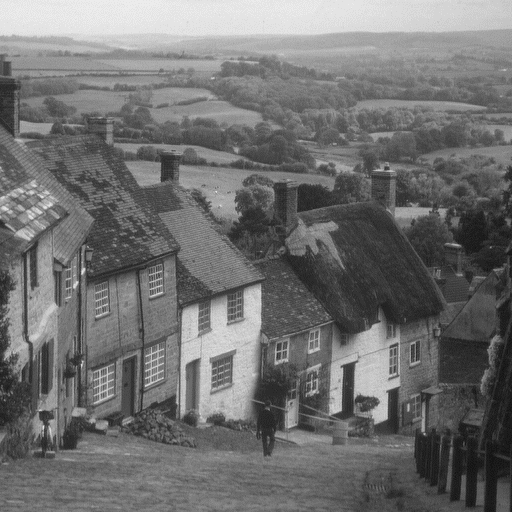
#> input picture Computer_Vision/goldhill.bmp, 512 x 512 px
$ jupyter execute L5_histogram_and_IntensityTransformations.ipynb
#> lines starting #> are read from the running program, lines starting #| are printed output that depends on the picture; after the words box and inside, x2 and y2 are one past the last pixel; in counts of white or black regions, pixels touching at a corner belong together
# Histogram and Intensity Transformations¶

Pixel Transforms are operations you perform one pixel at a time. In this lab, you will start by creating histograms. Histograms display the intensity of the image and can be used to optimize image characteristics. You will then apply Intensity Transformations, making objects easier to see by improving image contrast and brightness. In the last portion of the lab, you will use thresholding to segment objects from images.
<br>
Pixel Transforms<br>
Histograms<br>
Intensity Transformations<br>
Thresholding and Simple Segmentation

[cell 1]
import matplotlib.pyplot as plt
import cv2
import numpy as np

[cell 2]
#helper function

[cell 3]
def plot_image(image_1, image_2, title_1 = "Original", title_2 = "new Image"):
    plt.figure(figsize=(10,10))
    plt.subplot(1,2,1)
    plt.imshow(image_1, cmap = 'gray')
    plt.title(title_1)
    plt.subplot(1,2,2)
    plt.imshow(image_2, cmap = 'gray')
    plt.title(title_2)
    plt.show()

[cell 4]
#histogram side by side

[cell 5]
def plot_hist(old_image, new_image, title_old="Original", title_new = "New Image"):
    intensity_values = np.array([x for x in range(256)])
    plt.subplot(1,2,1)
    plt.bar(intensity_values, cv2.calcHist([old_image], [0],None,[256],[0,256])[:,0], width = 5)
    plt.title(title_old)
    plt.xlabel('intensity')
    plt.subplot(1,2,2)
    plt.bar(intensity_values, cv2.calcHist([new_image],[0],None,[256],[0,256])[:,0], width = 5)
    plt.title('title_new')
    plt.xlabel('intensity')
    plt.show()

# Histograms
A histogram counts the number of occurrences of the intensity values of pixels, and it's a useful tool for understanding and manipulating images. We use cv.calcHist() to generate the histogram. Here are the parameter values:

cv2.calcHist(CV array:[image] this is the image channel:[0],for this course it will always be [None],the number of bins:[L],the range of index of bins:[0,L-1])

For real images, L is 256.

# Toy Example
Consider the toy array with intensity values ranging from 0 to 2. We can create a histogram. Its first element is the number of zeros in the image (in this case, 1); its second element is the number of ones in the image (in this case, 5), and so on.

[cell 6]
toy_image = np.array([[0,2,2],[1,1,1],[1,1,2]], dtype = np.uint8)
plt.imshow(toy_image, cmap='gray')
plt.show()
print('toy image:', toy_image)

We can use the caclHist function, in this case, we use only three bins as there are only three values, and the index of the bins are from 1 to 3.

[cell 7]
plt.bar([x for x in range(6)], [1,5,2,0,0,0])
plt.show()
#> figure, not shown here; tallest bar 5 high, from x = 0.6 to 1.4

[cell 8]
plt.bar([x for x in range(6)], [0,1,0,5,0,2])
plt.show()
#> figure, not shown here; tallest bar 5 high, from x = 2.6 to 3.4

# Gray Scale Histograms
Histograms are used in grayscale images. Grayscale images are used in many applications, including medical and industrial. Color images are split into luminance and chrominance. The luminance is the grayscale portion and is usually processed in many applications. Consider the following "Gold Hill" image:

[cell 9]
goldhill = cv2.imread("goldhill.bmp", cv2.IMREAD_GRAYSCALE)
#> goldhill is the input picture: shape (512, 512); min 20, max 236, mean 112.2
plt.figure(figsize=(10,10))
plt.imshow(goldhill, cmap='gray')
plt.show()

[cell 10]
hist = cv2.calcHist([goldhill], [0], None, [256], [0,256])
#> hist = 256 values, max 20039 at index 116, min 0 at index 0, mean 1024

[cell 11]
intensity_values = np.array([x for x in range(hist.shape[0])])
#> intensity_values = 256 values from 0 to 255
plt.bar(intensity_values, hist[:,0], width=5)
plt.title("Bar histogram")
plt.show()
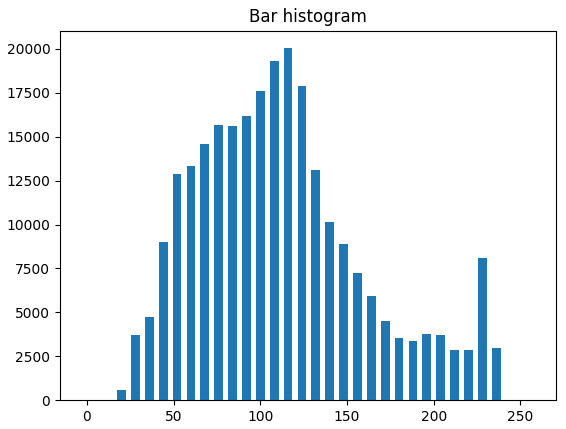
#> figure drawn by matplotlib, 1 panel; tallest bar 20039 high, from x = 113.5 to 118.5

The histogram is a function where  ℎ[𝑟]
  where  𝑟∈0,1,..,255
 .

We can convert it to a probability mass function by normalizing it by the number of pixels:

[cell 12]
PMF = hist / (goldhill.shape[0] * goldhill.shape[1])
#> PMF = 256 values, max 0.0764 at index 116, min 0 at index 0, mean 0.00391

[cell 13]
plt.plot(intensity_values, hist)
plt.title('Histogram')
plt.show()
#> figure, not shown here; curve peaks at x = 116, y = 20039

[cell 14]
baboon = cv2.imread("baboon.png")
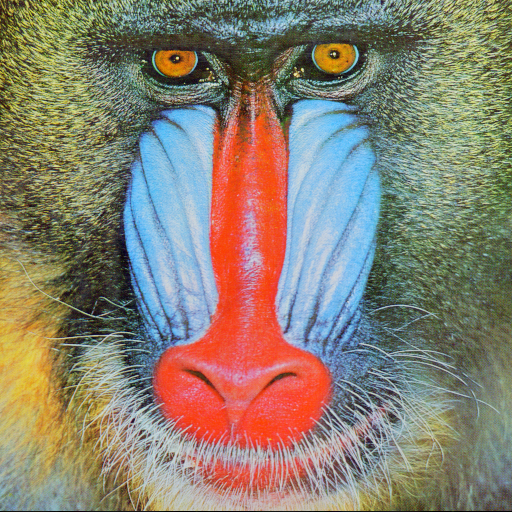
#> input picture Computer_Vision/baboon.png, 512 x 512 px
#> baboon is the input picture: shape (512, 512, 3); mean B, G, R 113.1, 128.9, 137.4
plt.imshow(cv2.cvtColor(baboon, cv2.COLOR_BGR2RGB))
plt.show()

[cell 15]
color = ('blue', 'green', 'red')
for i, col in enumerate(color):
    histr = cv2.calcHist([baboon], [i], None, [256], [0,256])
    plt.plot(intensity_values, histr, color = col, label ='col' + " channel")

    plt.xlim([0,256])

plt.legend()
plt.title("histogram channels")
plt.show()
#> figure, not shown here; curve peaks at x = 63, y = 2081; curve peaks at x = 192, y = 2644; curve peaks at x = 112, y = 1845

# Intensity Transformations
It's helpful to think of an image as a function  𝑓(𝑥,𝑦)
  instead of an array at this point, where x is the row index and y is the column index. You can apply a transformation  𝑇
  to the image and get a new image:
𝑔(𝑥,𝑦)=𝑇(𝑓(𝑥,𝑦))

An Intensity Transformation depends on only one single point  (𝑥,𝑦)
 . For example, you can apply a linear transform  𝑔(𝑥,𝑦)=2𝑓(𝑥,𝑦)+1
 ; this will multiply each image pixel by two and add one.

As the Intensity transforms only depend on one value; as a result, it is sometimes referred to as a gray-level mapping. The variable if  𝑟
  is the gray level intensity, similar to the histogram values. The new output s is given by:

𝑠=𝑇(𝑟)

# Image Negatives
Consider an image with  𝐿
  intensity values ranging from  [0,𝐿−1]
 . We can reverse the intensity levels by applying the following:
𝑔(𝑥,𝑦)=𝐿−1−𝑓(𝑥,𝑦)

Using the intensity transformation function notation
𝑠=𝐿−1−𝑟

This is called the image negative. For  𝐿=256
  the formulas simplifys to:
𝑔(𝑥,𝑦)=255−𝑓(𝑥,𝑦)and𝑠=255−𝑟

We can perform intensity transformation on the toy image where  𝐿=3
 :

[cell 16]
neg_toy_image = 255 - 1*toy_image

print("toy image\n", neg_toy_image)
print("image negative\n", neg_toy_image)

We see darker intensity’s become brighter and brighter become darker, middle intensity’s remain the same.

[cell 17]
plt.figure(figsize=(10,10))
plt.subplot(1,2,1)
plt.imshow(toy_image, cmap='gray')
plt.subplot(1,2,2)
plt.imshow(neg_toy_image, cmap='gray')
plt.show()
print("toy_image", toy_image)

Reversing image intensity has many applications, including making it simpler to analyze medical images. Consider the mammogram with micro-calcifications on the upper quadrant:

Reversing image intensity has many applications, including making it simpler to analyze medical images. Consider the mammogram with micro-calcifications on the upper quadrant:

[cell 18]
image = cv2.imread("mammogram.png", cv2.IMREAD_GRAYSCALE)
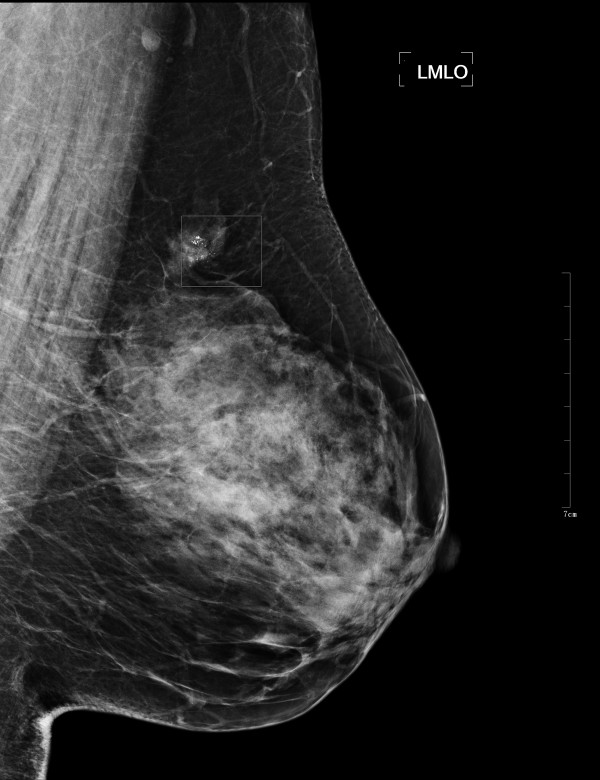
#> input picture Computer_Vision/mammogram.png, 600 x 780 px
#> image is the input picture: shape (780, 600); min 0, max 255, mean 42.2
cv2.rectangle(image, pt1=(160,212), pt2=(250,289), color =(255), thickness = 2)
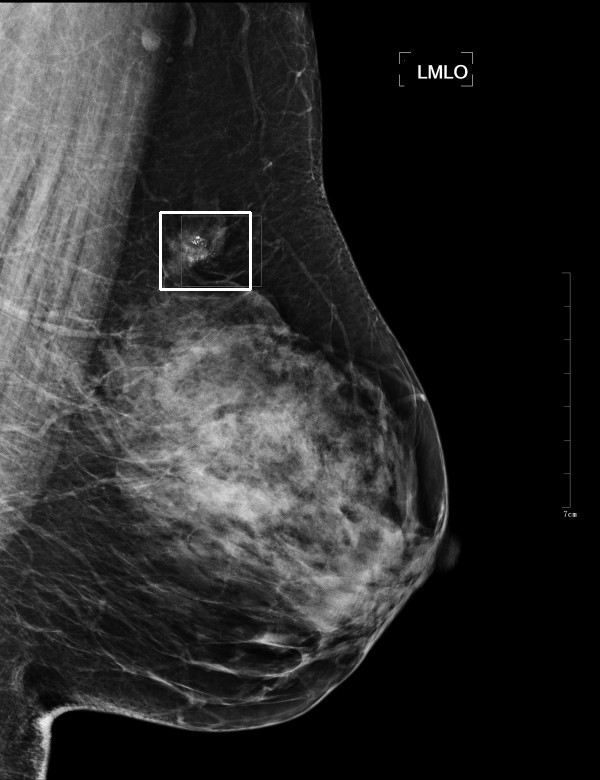
#> image: shape (780, 600); 0.21% of pixels changed, all inside (x1, y1, x2, y2) = (159, 211, 252, 291)
plt.figure(figsize=(10,10))
plt.imshow(image, cmap="gray")
plt.show()

# Intensity Transformations

[cell 19]
image_neg = 255 - 1*image
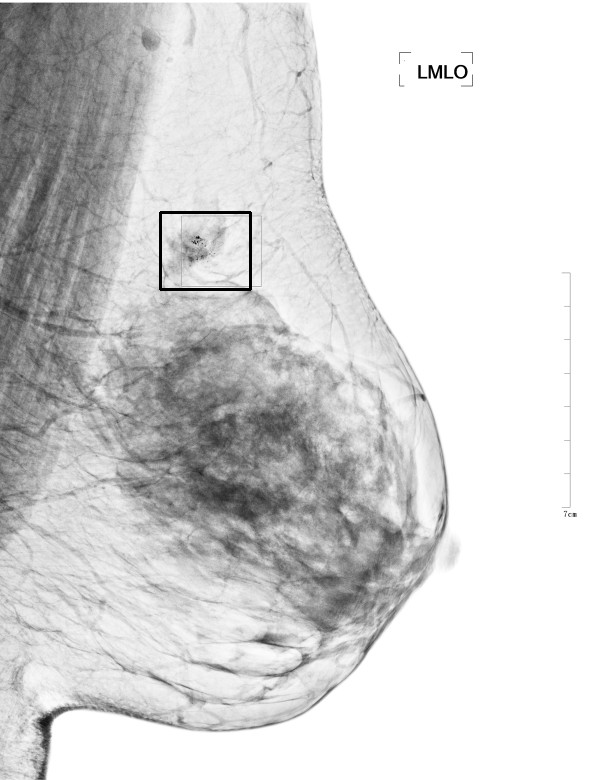
#> image_neg: shape (780, 600); min 0, max 255, mean 212.3

[cell 20]
plt.figure(figsize=(10,10))
plt.imshow(image_neg, cmap='gray')
plt.show()

# Brightness and contrast adjustments
We can use multiplication by  𝛼
  for contrast control and addition by  𝛽
  to improve brightness control. This applies the Intensity Transformation as well. The image is  𝑓(𝑥,𝑦)
  and the transformed image is  𝑔(𝑥,𝑦)
 , where  𝑔(𝑥,𝑦)=𝛼𝑓(𝑥,𝑦)+𝛽
 .

Rather than implementing via array operations, we use the function convertScaleAbs. It scales, calculates absolute values, and converts the result to 8-bit so the values fall between  [0,255]
 . For brightness control, we can set  𝛼
  to 1 and  𝛽
  to 100: Remember the Good Hill image, it’s dark and hazy so let's see if we can improve it.

[cell 21]
alpha = 1
beta = 100
new_image = cv2.convertScaleAbs(goldhill, alpha = alpha, beta = beta)

We can plot the brighter image, it's much brighter :

[cell 22]
plot_image(goldhill, new_image, title_1="Original", title_2="brightness control")

We see the brighter image's histogram is shifted:

[cell 23]
plt.figure(figsize= (10,5))
plot_hist(goldhill, new_image, "Orignal", "brightness control")

We can increase the contrast by increasing  𝛼:

[cell 24]
plt.figure(figsize=(10,5))
alpha = 2
beta = 0
new_image = cv2.convertScaleAbs(goldhill, alpha = alpha, beta = beta)

We can plot the image and its corresponding histogram:

[cell 25]
plot_image(goldhill, new_image, "Original", "Contrast control")

[cell 26]
plt.figure(figsize=(10,5))
plot_hist(goldhill, new_image, "Original", "contrast control")

When plotting the image we see it's too bright. We can adapt the brightness by making the image darker and increasing the contrast at the same time.

[cell 27]
plt.figure(figsize=(10,5))
alpha = 3 #contrast control
beta = -200 #brightness control
new_image = cv2.convertScaleAbs(goldhill, alpha = alpha, beta = beta)

[cell 28]
plot_image(goldhill, new_image, "Original", "brightness & contrast control")

[cell 29]
plt.figure(figsize=(10,5))
plot_hist(goldhill, new_image, "Original", "brightness & contrast control")

There are other nonlinear methods to improve contrast and brightness, these methods have different sets of parameters. In general, it’s difficult to manually adjust the contrast and brightness parameter, but there are algorithms that improve contrast automatically.

# Histogram Equalization
Histogram Equalization increases the contrast of images, by stretching out the range of the grayscale pixels; It does this by flatting the histogram. We simply apply the function cv2.equalizeHist.

[cell 30]
zelda = cv2.imread("zelda.png", cv2.IMREAD_GRAYSCALE)
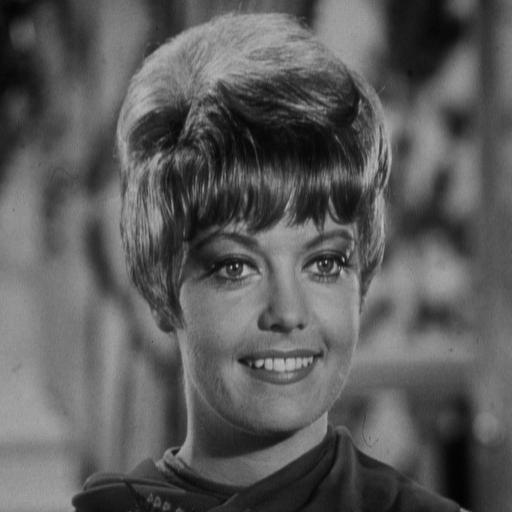
#> input picture Computer_Vision/zelda.png, 512 x 512 px
#> zelda is the input picture: shape (512, 512); min 0, max 187, mean 91.2
new_image = cv2.equalizeHist(zelda)
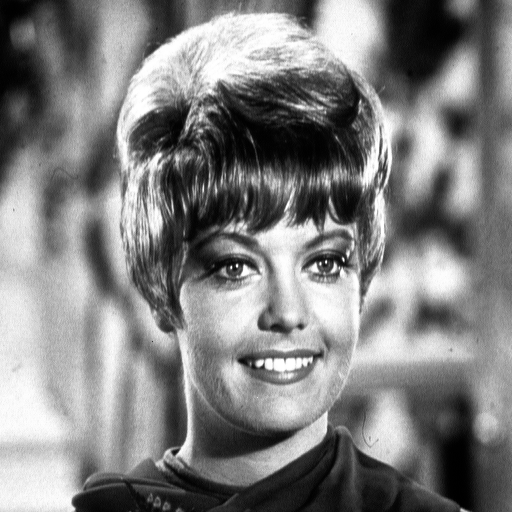
#> new_image: shape (512, 512); min 0, max 255, mean 128.4

We can compare the image before and after Histogram Equalization, we see the contrast is improved. We see after the Histogram Equalization is applied, the histogram is stretched out:

[cell 31]
plot_image(zelda, new_image, "Original", "Histogram Equalization")

[cell 32]
plt.figure(figsize=(10,5))
plot_hist(zelda, new_image, "Original", "Histogram Equalization")

# Thresholding and Simple Segmentation
Thresholding is used in image segmentation this means extracting objects from an image. Image segmentation is used in many applications including extracting text, medical imaging, and industrial imaging. Thresholding an image takes a threshold; If a particular pixel (i,j) is greater than that threshold it will set that pixel to some value usually 1 or 255, otherwise, it will set it to another value, usually zero. We can write a Python function that will perform thresholding and output a new image given some input grayscale image:

[cell 33]
def thresholding(input_img, threshold, max_value=255, min_value=0):
#> called with input_img = array of shape (3, 3), threshold = 1, max_value = 2, min_value = 0
    N,M = input_img.shape
    image_out = np.zeros((N,M), dtype = np.uint8)

    for i in range(N):
        for j in range(M):
            if input_img[i,j]> threshold:
                image_out[i,j] = max_value
            else:
                image_out[i,j] = min_value

    return image_out

[cell 34]
toy_image

[cell 35]
threshold = 1
max_value = 2
min_value = 0
thresholding_toy = thresholding(toy_image, threshold = threshold, max_value=max_value, min_value=min_value)
thresholding_toy

[cell 36]
plt.figure(figsize=(10,10))
plt.subplot(1,2,1)
plt.imshow(toy_image, cmap='gray')
plt.title("Original image")
plt.subplot(1,2,2)
plt.imshow(thresholding_toy, cmap='gray')
plt.title("Image after thresholding")
plt.show()

[cell 37]
#cameraman image
image = cv2.imread("cameraman.jpeg", cv2.IMREAD_GRAYSCALE)
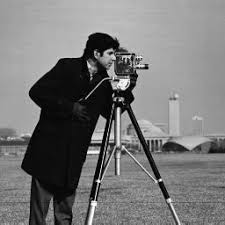
#> input picture Computer_Vision/cameraman.jpeg, 225 x 225 px
#> image is the input picture: shape (225, 225); min 0, max 255, mean 118.9
plt.figure(figsize=(10,10))
plt.imshow(image, cmap='gray')
plt.show()

The cameraman corresponds to the darker pixels, therefore we can set the Threshold in such a way as to segment the cameraman. In this case, it looks to be slightly less than 90, let’s give it a try:

[cell 38]
hist  = cv2.calcHist([goldhill], [0],None, [256],[0,256])
plt.bar(intensity_values, hist[:,0], width = 5)
plt.title("Bar histogram")
plt.show()

[cell 39]
threshold = 87
max_value = 255
min_value = 0
new_image = thresholding(image, threshold=threshold, max_value=max_value, min_value=min_value)
#> call 2 of thresholding, with threshold = 87, max_value = 255, min_value = 0
#> after the loop in thresholding (call 2), `for i in range(N):`:
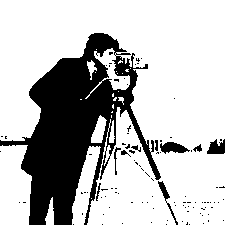
#> image_out: shape (225, 225); 73.9% white; 101 black regions (91 under 20 px), largest, box (x1, y1, x2, y2) and area: (0, 33, 161, 225) 12208, (160, 142, 190, 154) 223, (207, 139, 225, 154) 192

We see the pixels corresponding to the cameraman are now zero and the rest are set to 255:

[cell 40]
plot_image(image, new_image, "Original", "image after processing")

[cell 41]
plt.figure(figsize=(10,10))
plot_hist(image, new_image, "Original", "Image after processing")
#> in plot_hist (call 5), `plt.show()`:
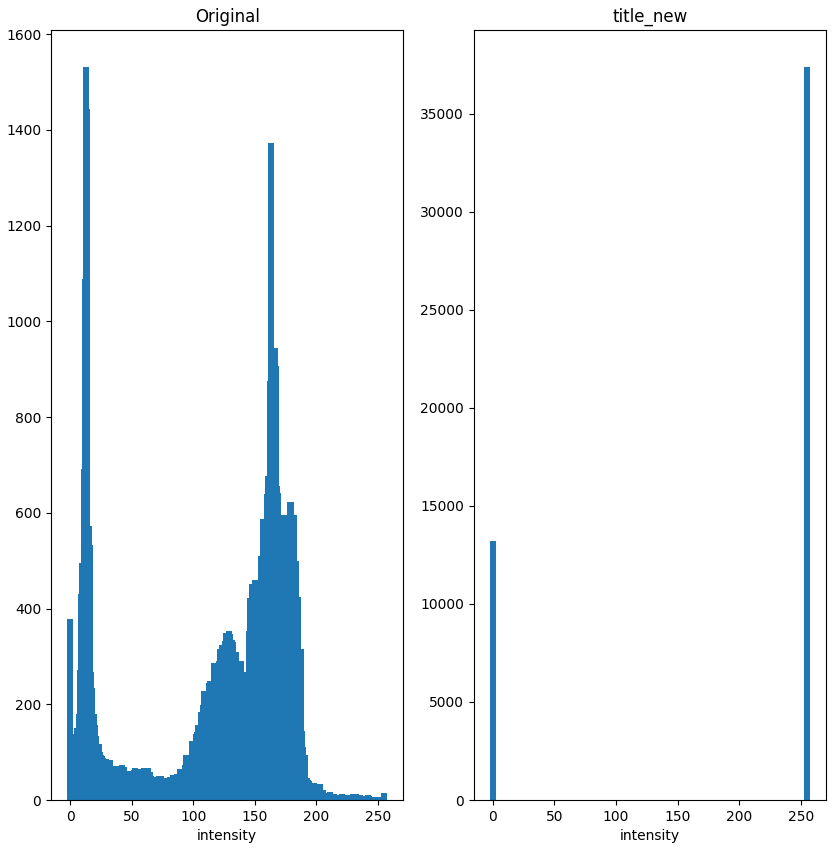
#> figure drawn by matplotlib, 2 panels; panel 1: tallest bar 1532 high, from x = 10.5 to 15.5; panel 2: tallest bar 37413 high, from x = 252.5 to 257.5

The function cv.threshold Applies a threshold to the gray image, with the following parameters:

cv.threshold(grayscale image, threshold value, maximum value to use, thresholding type )

The parameter thresholding type is the type of thresholding we would like to perform. For example, we have basic thresholding: cv2.THRESH_BINARY this is the type we implemented in the function thresholding, it just a number:

[cell 42]
cv2.THRESH_BINARY

We can apply thresholding to the image as follows:

[cell 43]
ret, new_image = cv2.threshold(image,threshold, max_value, cv2.THRESH_BINARY)
#> ret = 87
plot_image(image,new_image, "Original", "Image after thresh")
